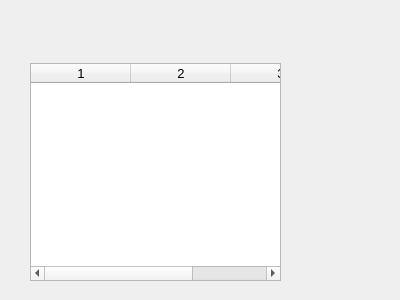
<?xml version="1.0" encoding="UTF-8"?>
<ui version="4.0">
 <class>Form</class>
 <widget class="QWidget" name="Form">
  <property name="geometry">
   <rect>
    <x>0</x>
    <y>0</y>
    <width>400</width>
    <height>300</height>
   </rect>
  </property>
  <property name="windowTitle">
   <string>Список участников</string>
  </property>
  <widget class="QWidget" name="verticalLayoutWidget">
   <property name="geometry">
    <rect>
     <x>30</x>
     <y>20</y>
     <width>251</width>
     <height>261</height>
    </rect>
   </property>
   <layout class="QVBoxLayout" name="verticalLayout">
    <item>
     <widget class="QLabel" name="label">
      <property name="enabled">
       <bool>true</bool>
      </property>
      <property name="font">
       <font>
        <family>Monotype Corsiva</family>
        <pointsize>20</pointsize>
        <italic>true</italic>
       </font>
      </property>
      <property name="text">
       <string/>
      </property>
     </widget>
    </item>
    <item>
     <widget class="QTableWidget" name="tableWidget">
      <property name="enabled">
       <bool>true</bool>
      </property>
      <property name="font">
       <font>
        <pointsize>10</pointsize>
       </font>
      </property>
      <property name="rowCount">
       <number>0</number>
      </property>
      <property name="columnCount">
       <number>3</number>
      </property>
      <column/>
      <column/>
      <column/>
     </widget>
    </item>
   </layout>
  </widget>
 </widget>
 <resources/>
 <connections/>
</ui>
